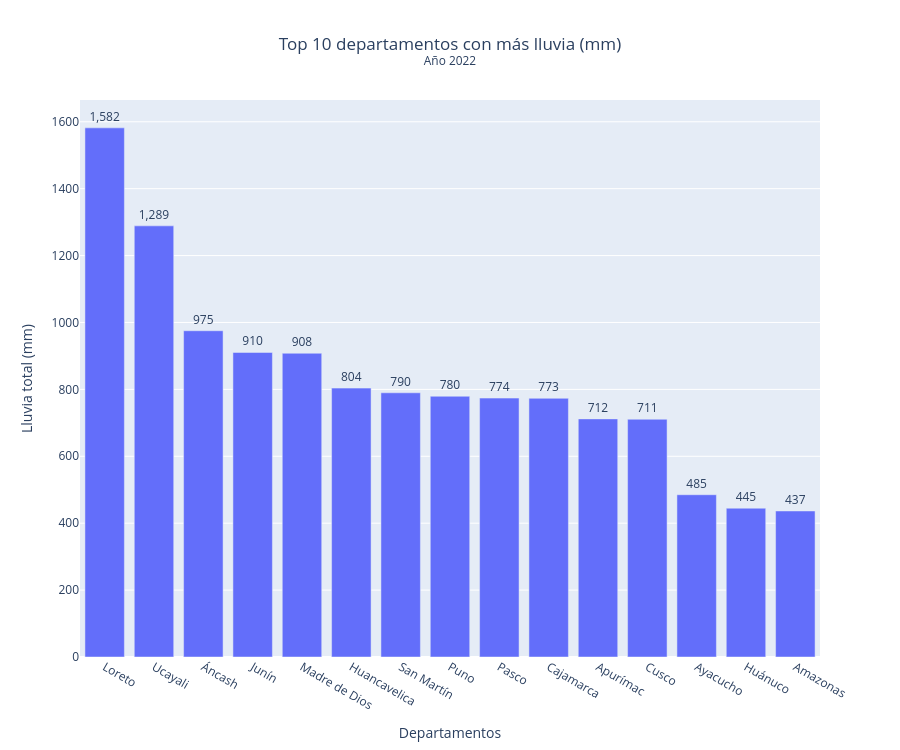

The notebook cell saved with this chart:
### Markdown cell above
Indicar qué tema o pregunta se abordará y qué columnas se usarán.

- Estamos abordando la siguiente pregunta: ¿Los departamentos con más lluvia son también aquellos con mayor cantidad de días de lluvia fuerte? Se busca entender si llover mucho equivale a tener lluvias intensas. 

- Se usarán las columnas "departamento", "lluvia_total_mm" y "dias_lluvia_fuerte"

### Code cell
# Gráfico de barras

top = data.sort_values("lluvia_total_mm", ascending=False).head(15)

fig_bar = px.bar(top, x="departamento", y="lluvia_total_mm",
             title="Top 10 departamentos con más lluvia (mm)<br><sup>Año 2022</sup>",
             labels={"departamento": "Departamentos", "lluvia_total_mm": "Lluvia total (mm)"},
             text="lluvia_total_mm",
             height=750)
fig_bar.update_traces(texttemplate="%{text:,.0f}", textposition="outside", cliponaxis=False)
fig_bar.update_layout(title_x=0.5)
fig_bar.show()

### Figure 1 — Plotly figure (JSON) as saved in the notebook; plotly's stock layout.template omitted (floating-point values rounded to 4 significant figures)
{"data": [{"cliponaxis": false, "hovertemplate": "Departamentos=%{x}<br>Lluvia total (mm)=%{text}<extra></extra>", "legendgroup": "", "marker": {"color": "#636efa", "pattern": {"shape": ""}}, "name": "", "orientation": "v", "showlegend": false, "text": [1582.0, 1289.0, 975.3, 910.4, 908.0, 803.8, 789.8, 779.5, 774.0, 773.3, 711.8, 710.7, 485.1, 444.8, 436.5], "textposition": "outside", "texttemplate": "%{text:,.0f}", "type": "bar", "x": ["Loreto", "Ucayali", "Áncash", "Junín", "Madre de Dios", "Huancavelica", "San Martín", "Puno", "Pasco", "Cajamarca", "Apurímac", "Cusco", "Ayacucho", "Huánuco", "Amazonas"], "xaxis": "x", "y": [1582.0, 1289.0, 975.3, 910.4, 908.0, 803.8, 789.8, 779.5, 774.0, 773.3, 711.8, 710.7, 485.1, 444.8, 436.5], "yaxis": "y"}], "layout": {"barmode": "relative", "height": 750, "legend": {"tracegroupgap": 0}, "title": {"text": "Top 10 departamentos con más lluvia (mm)<br><sup>Año 2022</sup>", "x": 0.5}, "xaxis": {"anchor": "y", "domain": [0, 1], "title": {"text": "Departamentos"}}, "yaxis": {"anchor": "x", "domain": [0, 1], "title": {"text": "Lluvia total (mm)"}}}}
